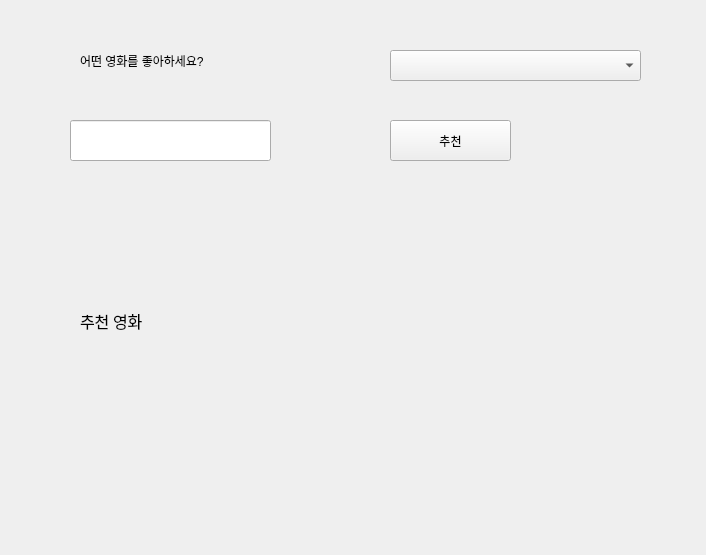
<?xml version="1.0" encoding="UTF-8"?>
<ui version="4.0">
 <class>Form</class>
 <widget class="QWidget" name="Form">
  <property name="geometry">
   <rect>
    <x>0</x>
    <y>0</y>
    <width>706</width>
    <height>555</height>
   </rect>
  </property>
  <property name="windowTitle">
   <string>Form</string>
  </property>
  <widget class="QComboBox" name="cmb_titles">
   <property name="geometry">
    <rect>
     <x>390</x>
     <y>50</y>
     <width>251</width>
     <height>31</height>
    </rect>
   </property>
  </widget>
  <widget class="QLabel" name="label">
   <property name="geometry">
    <rect>
     <x>80</x>
     <y>30</y>
     <width>201</width>
     <height>61</height>
    </rect>
   </property>
   <property name="text">
    <string>어떤 영화를 좋아하세요?</string>
   </property>
  </widget>
  <widget class="QLabel" name="lbl_recommend">
   <property name="geometry">
    <rect>
     <x>80</x>
     <y>190</y>
     <width>531</width>
     <height>261</height>
    </rect>
   </property>
   <property name="font">
    <font>
     <family>Agency FB</family>
     <pointsize>12</pointsize>
    </font>
   </property>
   <property name="text">
    <string>추천 영화</string>
   </property>
  </widget>
  <widget class="QLineEdit" name="le_keyword">
   <property name="geometry">
    <rect>
     <x>70</x>
     <y>120</y>
     <width>201</width>
     <height>41</height>
    </rect>
   </property>
   <property name="text">
    <string/>
   </property>
  </widget>
  <widget class="QPushButton" name="btn_recommend">
   <property name="geometry">
    <rect>
     <x>390</x>
     <y>120</y>
     <width>121</width>
     <height>41</height>
    </rect>
   </property>
   <property name="text">
    <string>추천</string>
   </property>
  </widget>
 </widget>
 <resources/>
 <connections/>
</ui>
